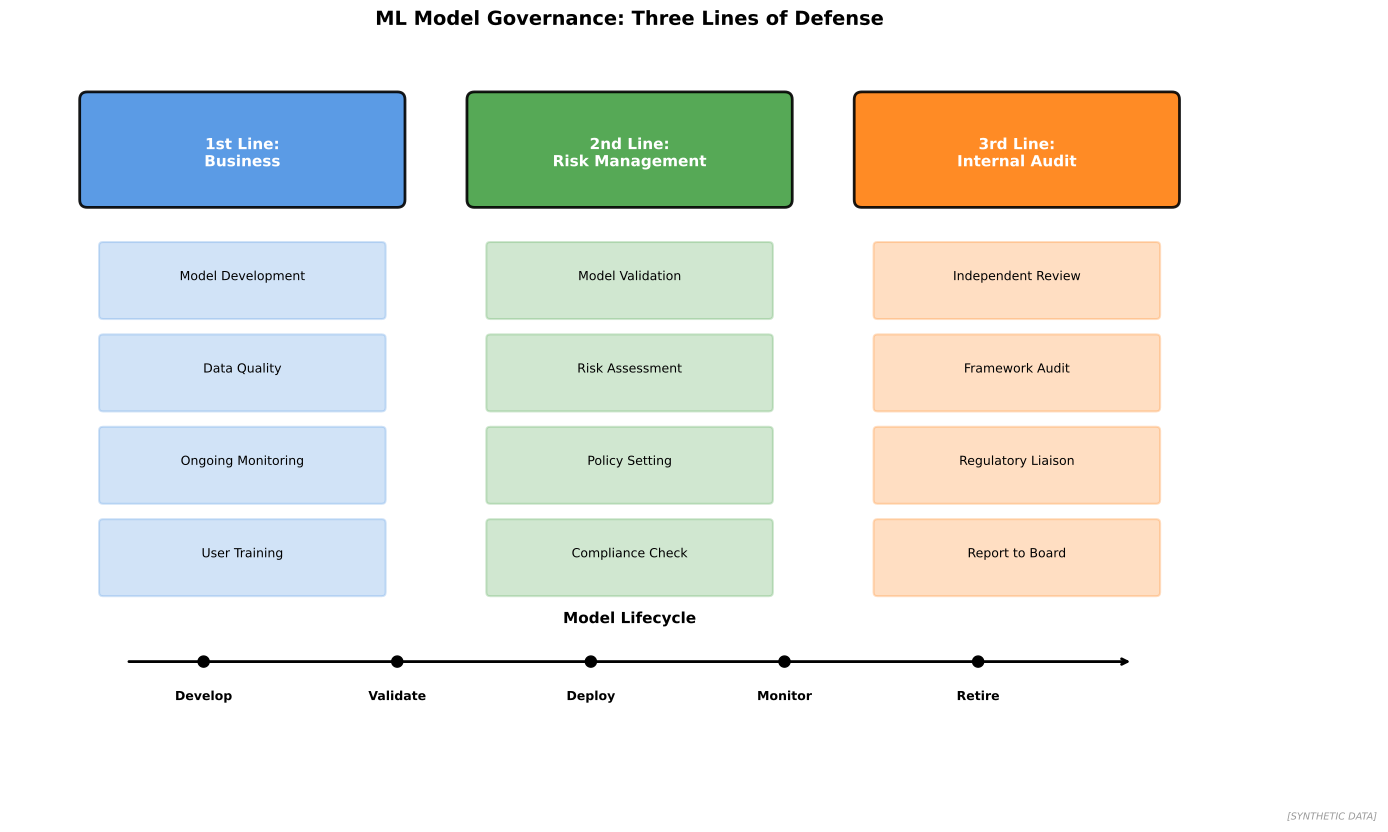

Source code (Python):
"""
Model Governance Framework
ML model risk management

Output: model_governance.pdf
Module: module_03_ai_ml
Lesson: 36 - AI Regulation
"""

from pathlib import Path
import matplotlib.pyplot as plt
import matplotlib.patches as mpatches
import numpy as np

CHART_METADATA = {
    'title': 'Model Governance',
    'module': 'module_03_ai_ml',
    'lesson': 36,
    'url': 'https://github.com/Digital-AI-Finance/digital-finance/tree/main/module_03_ai_ml/figures/model_governance'
}

plt.rcParams.update({'font.size': 10, 'axes.labelsize': 10})

def create_chart():
    fig, ax = plt.subplots(figsize=(16, 9))
    ax.set_xlim(0, 16)
    ax.set_ylim(0, 9)

    # Three Lines of Defense
    lines = [
        ('1st Line:\nBusiness', 3, '#4A90E2', [
            'Model Development',
            'Data Quality',
            'Ongoing Monitoring',
            'User Training'
        ]),
        ('2nd Line:\nRisk Management', 8, '#44A044', [
            'Model Validation',
            'Risk Assessment',
            'Policy Setting',
            'Compliance Check'
        ]),
        ('3rd Line:\nInternal Audit', 13, '#FF7F0E', [
            'Independent Review',
            'Framework Audit',
            'Regulatory Liaison',
            'Report to Board'
        ])
    ]

    for line_name, x, color, activities in lines:
        # Header
        rect = mpatches.FancyBboxPatch((x-2, 7), 4, 1.3,
                                        boxstyle="round,pad=0.1",
                                        facecolor=color, alpha=0.9,
                                        edgecolor='black', linewidth=2)
        ax.add_patch(rect)
        ax.text(x, 7.6, line_name, ha='center', va='center', fontsize=11,
               fontweight='bold', color='white')

        # Activities
        for i, act in enumerate(activities):
            rect = mpatches.FancyBboxPatch((x-1.8, 5.5 - i*1.2), 3.6, 0.9,
                                            boxstyle="round,pad=0.05",
                                            facecolor=color, alpha=0.25,
                                            edgecolor=color, linewidth=1.5)
            ax.add_patch(rect)
            ax.text(x, 6 - i*1.2, act, ha='center', va='center', fontsize=9)

    # Lifecycle arrow
    ax.annotate('', xy=(14.5, 1), xytext=(1.5, 1),
               arrowprops=dict(arrowstyle='->', color='black', lw=2))

    lifecycle = ['Develop', 'Validate', 'Deploy', 'Monitor', 'Retire']
    for i, stage in enumerate(lifecycle):
        ax.text(2.5 + i*2.5, 0.5, stage, ha='center', fontsize=9, fontweight='bold')
        ax.plot(2.5 + i*2.5, 1, 'ko', markersize=8)

    ax.text(8, 1.5, 'Model Lifecycle', ha='center', fontsize=11, fontweight='bold')

    ax.set_title('ML Model Governance: Three Lines of Defense', fontsize=14, fontweight='bold', pad=15)
    ax.axis('off')

    fig.text(0.98, 0.02, '[SYNTHETIC DATA]', fontsize=7, color='#999999', ha='right', style='italic')

    output_path = Path(__file__).parent / 'model_governance.pdf'
    plt.savefig(output_path, format='pdf', dpi=300, bbox_inches='tight')
    plt.close()
    print(f"Chart saved to: {output_path}")
    return output_path

if __name__ == '__main__':
    create_chart()
